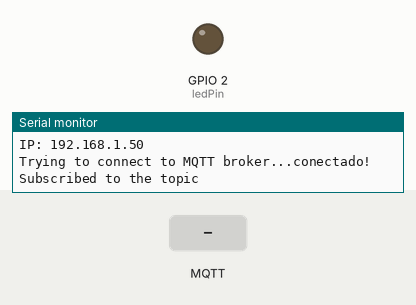
Recording of a sketch running on a simulated ESP8266 (NodeMCU). On the bench: output pins drawn as LEDs (lit = HIGH), the last lines printed to the serial monitor. The test bench sets the inputs (shaded band). WiFi joins after 1.5 s; servers stay silent unless stated; no MQTT or app messages arrive unless stated.

Above: at 3.2 s.
3.3 s: MQTT message "1" arrives on the first subscribed topic
At 4.5 s:
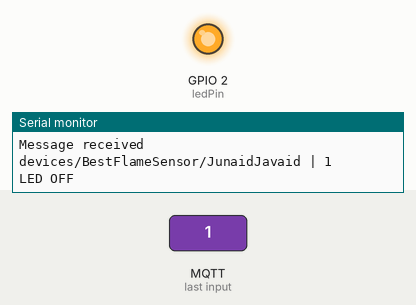
4.8 s: MQTT message "0" arrives on the first subscribed topic
At 5.7 s:
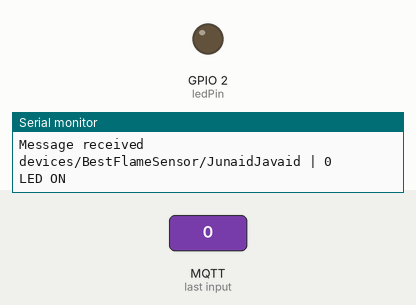
Timing chart, 0 to 7.8 s (numbered marks = the images above; inputs shaded):
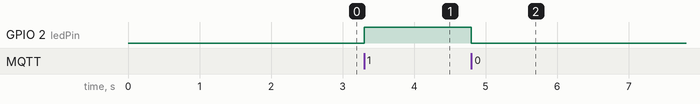

Measured:
- after the input at 3.3 s, GPIO 2 (ledPin): LOW → HIGH at once
- after the input at 4.8 s, GPIO 2 (ledPin): HIGH → LOW at once

The sketch:

Remote_Actuator_Control_via_Node_RED_Dashboard.ino
```cpp
#include <ESP8266WiFi.h>
#include <PubSubClient.h>

// Wifi network credentials
const char* ssid = "BTSGalaxy";
const char* password = "khannimra";

// MQTT broker configuration
const char* mqtt_server = "test.mosquitto.org";
const int mqtt_port = 1883;
const char* mqtt_topic = "devices/BestFlameSensor/JunaidJavaid";

// LED that will be turned on/off
const int ledPin = LED_BUILTIN;

WiFiClient espClient;
PubSubClient client(espClient);

// Function to connect to wifi
void setup_wifi() {
  delay(10);
  Serial.println();
  Serial.print("Connecting to ");
  Serial.println(ssid);

  WiFi.begin(ssid, password);

  while (WiFi.status() != WL_CONNECTED) {
    delay(1000);
    Serial.print(".");
  }

  Serial.println("");
  Serial.println("WiFi connected!");
  Serial.print("IP: ");
  Serial.println(WiFi.localIP());
}

// Callback function that processes the received MQTT messages
void callback(char* topic, byte* payload, unsigned int length) {
  Serial.println("Message received");
  Serial.print(topic);
  Serial.print(" | ");

  // Convert the payload to string
  String message;
  for (int i = 0; i < length; i++) {
    message += (char)payload[i];
  }

  Serial.println(message);

  // Control the LED status based on the message
  if (message == "0") {
    digitalWrite(ledPin, LOW);  // Turn off LED
    Serial.println("LED ON");
  } else if (message == "1") {
    digitalWrite(ledPin, HIGH); // Turn on LED
    Serial.println("LED OFF");
  } else {
    Serial.println("Unknown command");
  }
}

// Reconnect to the MQTT broker if the connection is lost
void reconnect() {
  while (!client.connected()) {
    Serial.print("Trying to connect to MQTT broker...");

    // Attempt to connect by specifying the device ID
    if (client.connect("BestFlameSensor/JunaidJavaid")) { // This ID must be unique
      Serial.println("conectado!");

      // Topic subscription
      client.subscribe(mqtt_topic);
      Serial.println("Subscribed to the topic");
    } else {
      Serial.print("connection error, error=");
      Serial.print(client.state());
      Serial.println(" trying again in 5 seconds");
      delay(5000);
    }
  }
}

void setup() {
  // LED pin configuration
  pinMode(ledPin, OUTPUT);
  digitalWrite(ledPin, LOW);

  // Serial port configuration
  Serial.begin(115200);

  // WiFi connection
  setup_wifi();

  // MQTT configuration
  client.setServer(mqtt_server, mqtt_port);
  client.setCallback(callback);
}

void loop() {
  // Check if the client is connected
  if (!client.connected()) {
    reconnect();
  }
  client.loop();
}
```
